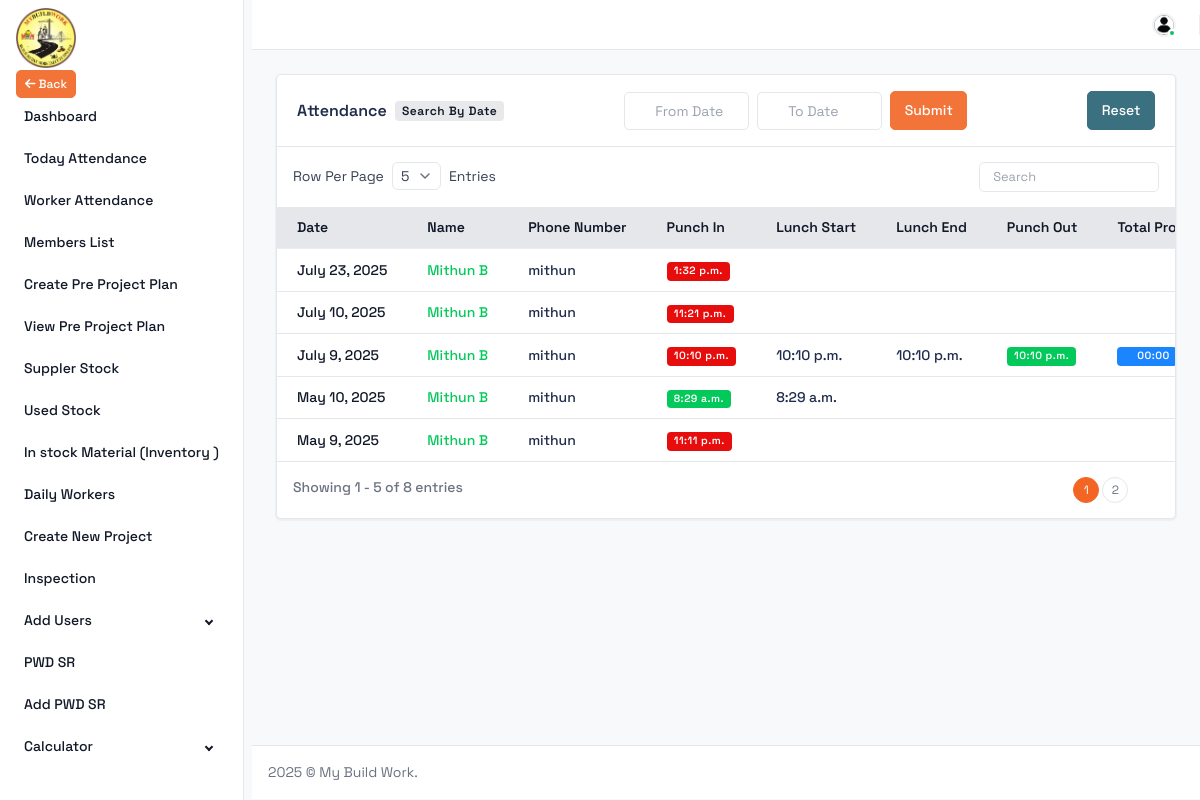
The app's page /worker_attendance_list/1 (signed in) with its own data.
### base/models.py (models this page shows, shortened)
class Attendance(models.Model):
   user = models.ForeignKey(User, on_delete=models.CASCADE)
   company = models.ForeignKey(Company, on_delete=models.CASCADE, null=True, blank=True)
   project = models.ForeignKey(Project, blank=True, null=True, on_delete=models.CASCADE , related_name="project_attendance")
   project_lunch_start= models.ForeignKey(Project, blank=True, null=True, on_delete=models.CASCADE , related_name="lunch_start")
   project_lunch_end= models.ForeignKey(Project, blank=True, null=True, on_delete=models.CASCADE , related_name="lunch_end")
   project_punch_out= models.ForeignKey(Project, blank=True, null=True, on_delete=models.CASCADE , related_name="punch_out")
   date = models.DateField(default=timezone.now)
   punch_in = models.TimeField(null=True, blank=True)
   lunch_start = models.TimeField(null=True, blank=True)
   lunch_end = models.TimeField(null=True, blank=True)
   punch_out = models.TimeField(null=True, blank=True)
   punch_in_photo = models.ImageField(upload_to='attendance/' ,blank=True,)
   punch_out_photo= models.ImageField(upload_to='attendance/' ,blank=True,)
   lunch_in_photo= models.ImageField(upload_to='attendance/' ,blank=True,)
   lunch_out_photo= models.ImageField(upload_to='attendance/' ,blank=True,)
   punch_in_lon=models.CharField(max_length=255, default="", blank=True)
   punch_in_lat=models.CharField(max_length=255, default="", blank=True)
   punch_out_lon=models.CharField(max_length=255, default="", blank=True)
   punch_out_lat=models.CharField(max_length=255, default="", blank=True)
   lunch_start_lon=models.CharField(max_length=255, default="", blank=True)
   lunch_start_lat=models.CharField(max_length=255, default="", blank=True)
   lunch_end_lon=models.CharField(max_length=255, default="", blank=True)
   lunch_end_lat=models.CharField(max_length=255, default="", blank=True)
   def get_work_duration(self):
        if self.punch_in and self.punch_out:
            punch_in_dt = datetime.datetime.combine(self.date, self.punch_in)
            punch_out_dt = datetime.datetime.combine(self.date, self.punch_out)
            work_duration = punch_out_dt - punch_in_dt
            lunch_duration = datetime.timedelta()
            if self.lunch_start and self.lunch_end:
                lunch_start_dt = datetime.datetime.combine(self.date, self.lunch_start)
                lunch_end_dt = datetime.datetime.combine(self.date, self.lunch_end)
                lunch_duration = lunch_end_dt - lunch_start_dt
            return work_duration - lunch_duration
        return None
   def formatted_work_duration(self):
        duration = self.get_work_duration()
        if duration:
            total_seconds = int(duration.total_seconds())
            hours, remainder = divmod(total_seconds, 3600)
            minutes = remainder // 60
            return f"{hours:02}:{minutes:02}"
        return False

class User(AbstractUser):
   company = models.ForeignKey(Company, on_delete=models.CASCADE, null=True, blank=True)
   designation = models.CharField(max_length = 20, choices = designation_choice, null=True, blank=True)

### base/views.py (the view)
# urls.py: path("worker_attendance_list/<int:pk>",views.worker_attendance_list, name="worker_attendance_list"),
@login_required
def worker_attendance_list(request,pk):
  user=User.objects.get(pk=pk)
  post=Attendance.objects.filter(user=user).order_by('-id')
  from_date=request.GET.get('from_date')
  to_date=request.GET.get('to_date')
  if from_date and to_date:
    post=Attendance.objects.filter(user=user,date__gte=from_date,date__lte=to_date).order_by('-id')
  return render(request, "attednance-tabel-all.html",{"post":post,})

### templates/attednance-tabel-all.html (shortened to what this page needs)
{% extends "base.html" %}
{% load static %}
{% load widget_tweaks %}
{% block content %}
<div class="content">
      <div class="row">
    <div class="col-sm-12">
     <div class="card ">
        <div class="card-header d-flex align-items-center justify-content-between flex-wrap row-gap-3">
                                <h5 class="d-flex align-items-center">Attendance<span class="badge badge-dark-transparent ms-2">Search By Date</span></h5>
                                <form >
                                <div class="d-flex align-items-center flex-wrap row-gap-3">
                                    <div class="input-icon position-relative w-120 me-2">
                                        <span class="input-icon-addon">
                                        </span>
                                        <input type="text" name="from_date" class="form-control datetimepicker"  formate="YYYY-MM-DD" placeholder="From Date">
                                    </div>
                                     <div class="input-icon position-relative w-120 me-2">
                                        <span class="input-icon-addon">
                                        </span>
                                        <input type="text" name="to_date" class="form-control datetimepicker"  formate="YYYY-MM-DD" placeholder="To Date">
                                    </div>
                                    <button class="btn btn-primary">Submit</button>
                                  </div>
                                </form>
                              <form>
                                <button class="btn btn-secondary">Reset</button>
                              </form>
                            </div>
        <div class="card-body p-0">
          <div class="custom-datatable-filter table-responsive">
            <table class="table attdatatable">
              <thead class="thead-light">
                <tr>
                  <th>Date </th>
                  <th>Name </th>
                  <th>Phone Number </th>
                  <th>Punch In </th>
                  <th>Lunch Start</th>
                  <th>Lunch End</th>
                  <th>Punch Out </th>
                  <th>Total Production</th>
                </tr>
              </thead>
              <tbody>
                {% for posts in post %}
                <tr>
                  <td><h6 class="fw-medium">  <a href="{% url 'base:attendance_details' posts.pk %}">
                    {{posts.date}}</h6></a></h6></td>
                  <td><a href="{% url 'base:admin_profile' posts.user.pk %}"  class="fw-medium text-success">{{posts.user.first_name}} {{posts.user.last_name}}</a></td>
                  <td><h6 class="fw-medium">{{posts.user.username}}</h6></td>
                  <td>
                    {% if posts.punch_in %}
                    <h6 class="badge  d-inline-flex align-items-center {% if  posts.punch_in|date:"H:i" <= "09:15"%}badge-success {% else %} badge-danger {% endif %} ">{{posts.punch_in}}</h6>
                    {% endif %}
                  </td>
                  <td>
                  {% if  posts.lunch_start%}
                    <h6 class="fw-medium">{{posts.lunch_start}}</h6>
                    {% endif %}
                  </td>
                  <td>
                  {% if  posts.lunch_end%}
                    <h6 class="fw-medium">{{posts.lunch_end}}</h6>
                    {% endif %}
                  </td>
                  <td>
                  {% if  posts.punch_out%}
                    <h6  class="badge  d-inline-flex align-items-center {% if  posts.punch_out|date:"H:i" <= "18:00"%}badge-danger {% else %} badge-success {% endif %} ">{{posts.punch_out}}</h6>
                    {% endif  %}
                  </td>
                    <td>
                    {% if posts.formatted_work_duration %}
                        <span class="badge  d-inline-flex align-items-center badge-info ">
                          <i class="ti ti-clock-hour-11 me-1"></i> {{posts.formatted_work_duration}} </span>
                    {% endif %}
                  </td>
                 </tr>
                {% endfor %}
              </tbody>
            </table>
          </div>
        </div>
      </div>
    </div>
  </div>
</div >
{% endblock content %}

### records on screen
Attendance: date "July 23, 2025", user.first_name "Mithun", user.last_name "B", user.username "mithun", punch_in "1:32 p.m."
Attendance: date "July 10, 2025", user.first_name "Mithun", user.last_name "B", user.username "mithun", punch_in "11:21 p.m."
Attendance: date "July 9, 2025", user.first_name "Mithun", user.last_name "B", user.username "mithun", punch_in "10:10 p.m.", lunch_start "10:10 p.m.", lunch_end "10:10 p.m.", punch_out "10:10 p.m.", formatted_work_duration "00:00"
Attendance: date "May 10, 2025", user.first_name "Mithun", user.last_name "B", user.username "mithun", punch_in "8:29 a.m.", lunch_start "8:29 a.m."
Attendance: date "May 9, 2025", user.first_name "Mithun", user.last_name "B", user.username "mithun", punch_in "11:11 p.m."
